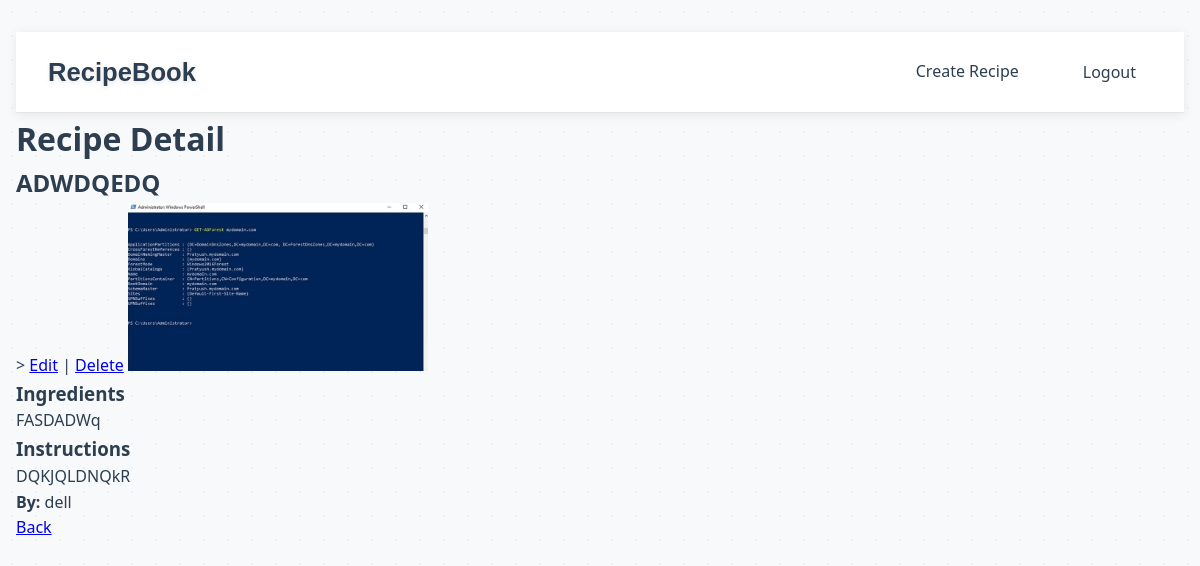
/recipe/4/ (signed in), run on the app's committed database.
### recipes/models.py (models this page shows, shortened)
class Recipe(models.Model):
    title= models.CharField(max_length=256)
    ingredients= models.TextField()
    instructions= models.TextField()
    published_at= models.DateTimeField(auto_now_add=True)
    author=models.ForeignKey(User , on_delete=models.CASCADE)
    image = models.ImageField(upload_to='recipes/', null=True, blank=True)  # NEW field

### recipes/views.py (the view)
# urls.py: path('recipe/<int:pk>/', views.recipe_detail, name='recipe-detail'),
@login_required
def recipe_detail(request, pk):
    recipe = get_object_or_404(Recipe, pk=pk)
    return render(request, 'recipe_detail.html', {'recipe': recipe})

### templates/recipe_detail.html
{% extends "base.html" %}
{% block content %}
<h1>Recipe Detail</h1>
        <h2>{{recipe.title}}</h2>>
        <a href="{% url 'edit_recipe' recipe.pk %}">Edit</a> |
        <a href="{% url 'delete_recipe' recipe.pk %}">Delete</a>
         {% if recipe.image %}
            <img src="{{ recipe.image.url }}" alt="{{ recipe.title }}" style="max-width:300px;">
         {% endif %}
         <h3>Ingredients</h3>
  <p>{{ recipe.ingredients|linebreaks }}</p>
  <h3>Instructions</h3>
  <p>{{ recipe.instructions|linebreaks }}</p>
  <p><strong>By:</strong> {{ recipe.author.username }}</p>
  <p><a href="{% url 'recipe-list' %}">Back</a></p>
{% endblock %}

### static/css/style.css (style rules this page uses)
* { margin: 0; padding: 0; box-sizing: border-box; }
body { font-family: 'Segoe UI', Tahoma, Geneva, Verdana, sans-serif; background-color: #f8f9fa !important; background-image: radial-gradient(circle, rgba(0,0,0,0.04) 1px, transparent 1px); background-size: 24px 24px; color: #2c3e50; line-height: 1.6; min-height: 100vh; }
html, body { height: 100%; }
a, button { cursor: pointer; }

### data on the page
Recipe: title "ADWDQEDQ", image (picture), ingredients "FASDADWq", instructions "DQKJQLDNQkR", author.username "dell"
